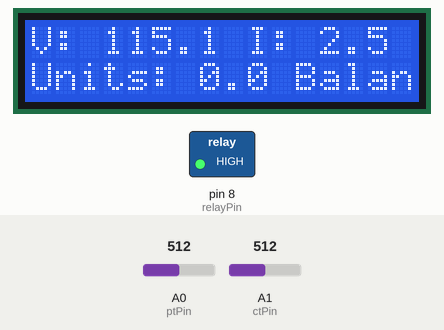
A sketch run on a simulated Arduino Uno, built with avr-gcc and run on an emulated ATmega328P. Parts: 16×2 character LCD, switched loads named in the sketch (green lamp = pin HIGH). The inputs (shaded band) are chosen by the test bench; at power-on: A0 (ptPin) = 512, A1 (ctPin) = 512.

Above: at 3.2 s.
3.3 s: A0 (ptPin) set to 716
At 4.8 s:
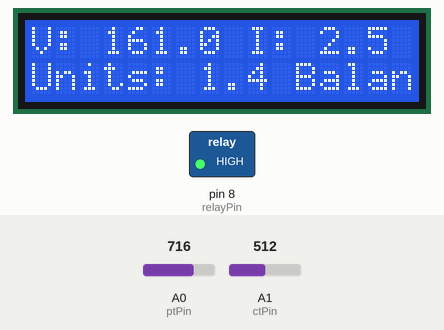
7.4 s: A1 (ctPin) set to 716
At 9.2 s:
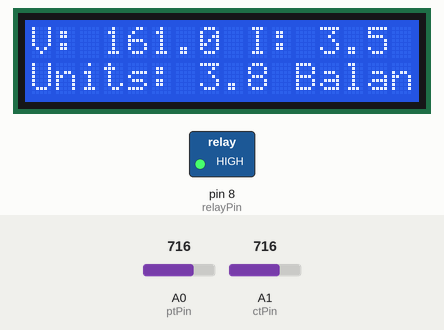
11.5 s: A0 (ptPin) set to 900
At 13.5 s:
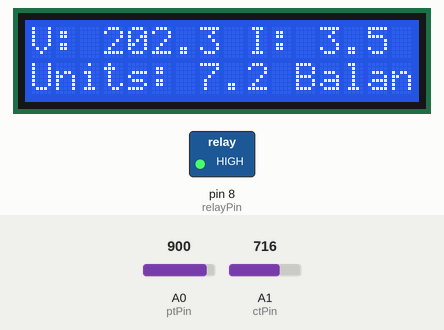
15.6 s: A1 (ctPin) set to 900
At 16.7 s:
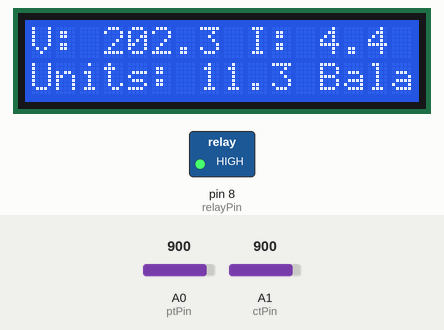
Timing chart, 0 to 19.7 s (numbered marks = the images above; inputs shaded):
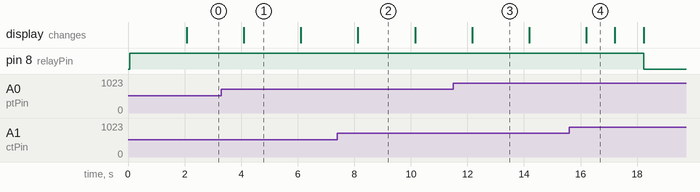

Measured:
- what the display in image 1 shows lasts 2.0 s, from 4.1 s to 6.1 s
- what the display in image 4 shows lasts 1.0 s, from 16.2 s to 17.2 s

The sketch:

Simulation_Program.ino
```cpp
#include <SoftwareSerial.h>
#include <LiquidCrystal.h>

// Define the LCD pins
LiquidCrystal lcd(2, 3, 4, 5, 6, 7); // Pins for RS, E, D4, D5, D6, D7

// Define the analog input pins for CT (Current Transformer) and PT (Potential Transformer)
const int ctPin = A1; // Analog pin for current sensor
const int ptPin = A0; // Analog pin for voltage sensor

// Relay control pin
const int relayPin = 8; // Relay connected to digital pin 8

// Energy and balance variables
float accountBalance = 13.0;  // Initial balance in Rs, lasts for 13 seconds
float energyConsumed = 0.0;   // Total energy consumed in watt-hours
float costPerUnit = 1.0;      // Cost per unit (1 Rs per unit)
float wattsPerUnit = 200.0;     // 1 unit = 5 watts
float power;                  // Power in watts
float unitsConsumed = 0.0;    // Number of units consumed
unsigned long previousMillis = 0;
const unsigned long interval = 1000;  // Update every 1 second

void setup() {
  // Initialize the LCD
  lcd.begin(16, 2);  // 16 columns, 2 rows
  lcd.print("Automated Energy    Metering System");

  // Initialize the relay pin
  pinMode(relayPin, OUTPUT);
  digitalWrite(relayPin, HIGH);  // Relay ON initially (connected)

  // Small delay for setup
  delay(2000);
}

void loop() {
  // Get current time for timing control
  unsigned long currentMillis = millis();

  // Only update once per interval (1 second)
  if (currentMillis - previousMillis >= interval) {
    previousMillis = currentMillis;

    // 1. *Read real-time voltage and current*
    float current = readCurrent();   // Current from CT
    float voltage = readVoltage();   // Voltage from PT
    power = current * voltage;       // Power = Voltage × Current (in watts)

    // 2. *Accumulate energy consumption*
    // energyConsumed is in watt-hours (power in watts × time in hours)
    energyConsumed += power * (interval / 3600.0);  // Convert power from watts to watt-hours

    // 3. *Deduct balance based on energy consumption*
    if (energyConsumed >= wattsPerUnit) {
      unitsConsumed += energyConsumed / wattsPerUnit;  // Increment units consumed
      accountBalance -= (energyConsumed / wattsPerUnit) * costPerUnit;  // Deduct cost per unit
      energyConsumed = 0;  // Reset energy after reducing balance
    }

    // 4. *Display voltage, current, power, units, and balance on LCD*
    lcd.clear();
    lcd.setCursor(0, 0);
    lcd.print("V: ");
    lcd.print(voltage, 1);  // Display voltage
    lcd.print(" I: ");
    lcd.print(current, 1);  // Display current

    lcd.setCursor(0, 1);
    lcd.print("Units: ");
    lcd.print(unitsConsumed, 1);  // Display units consumed
    lcd.print(" Balance: ");
    lcd.print(accountBalance, 2);  // Display balance in Rs


    // 5. *Relay control based on balance*
    if (accountBalance <= 0) {
      // If balance is 0 or below, turn off the relay (disconnect power)
      lcd.clear();
      lcd.print("Balance: 0 ");
      lcd.setCursor(0, 1);
      lcd.print("Please Recharge     again!!!");
      digitalWrite(relayPin, LOW);  // Turn off relay
    } else {
      // Keep the relay ON if there is a positive balance
      digitalWrite(relayPin, HIGH);
    }

    // Optional delay for readability on LCD
    delay(1000);
  }
}

// 6. *Read Current from CT*
float readCurrent() {
  int sensorValue = analogRead(ctPin);  // Read the CT sensor value
  float current = (sensorValue / 1023.0) * 5.0;  // Convert analog value to current
  return current;
}

// 7. *Read Voltage from PT*
float readVoltage() {
  int sensorValue = analogRead(ptPin);  // Read the PT sensor value
  float voltage = (sensorValue / 1023.0) * 230.0;  // Convert analog value to voltage (assuming 0-230V)
  return voltage;
}
```
